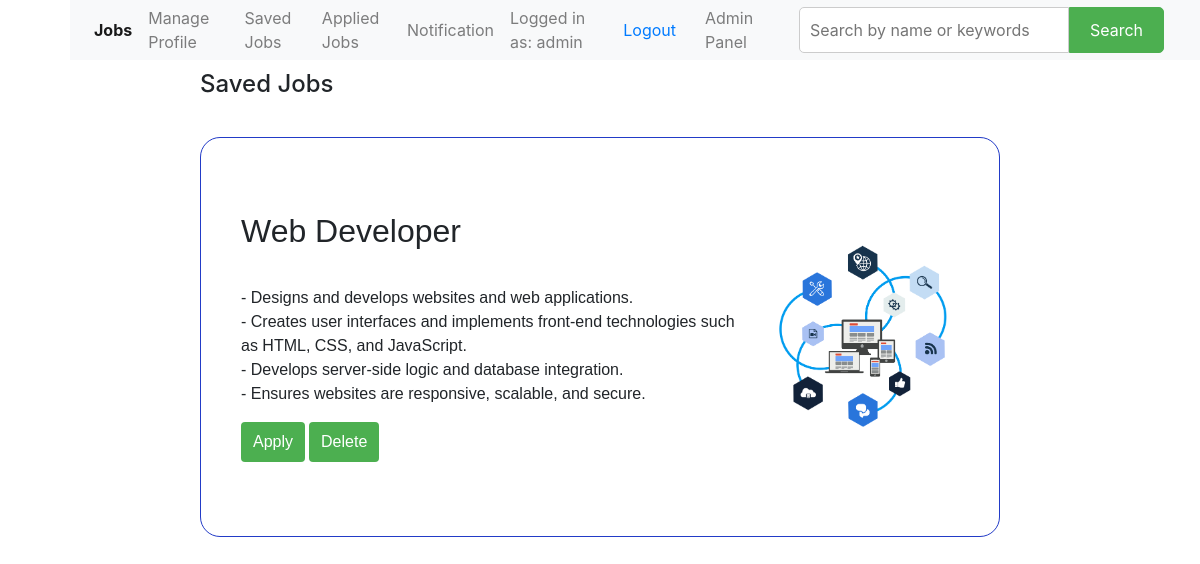
/savejobs/ (signed in), run on an earlier commit of the app's database.
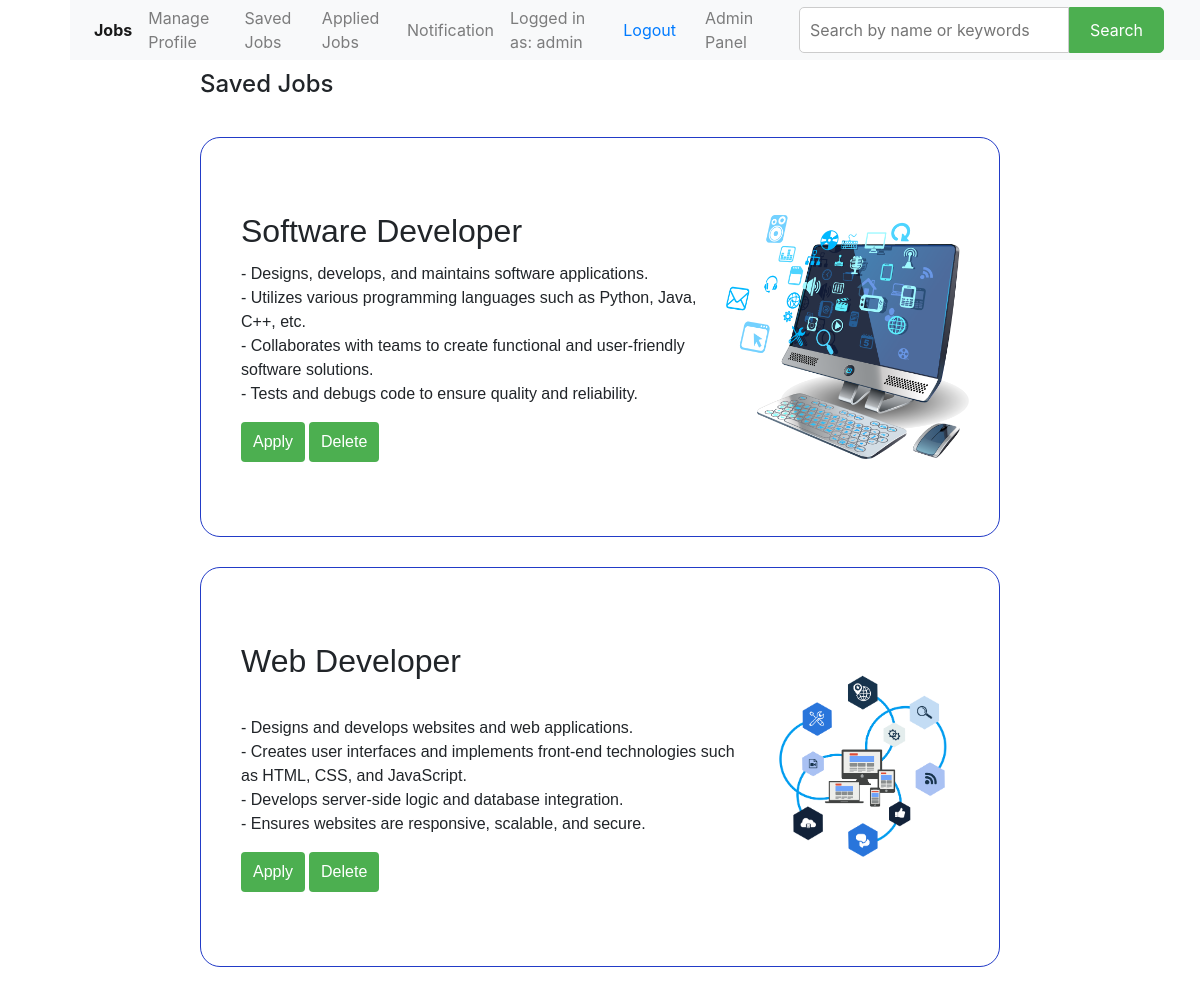
And on a later commit of the database.
### maincode/models.py (models this page shows, shortened)
class SaveJob(models.Model):
    user = models.ForeignKey(User,on_delete=models.CASCADE,null=True)
    job = models.ForeignKey(Job, on_delete=models.CASCADE)
    saved_at = models.DateTimeField(auto_now_add=True)
    class Meta:
        unique_together = ('user', 'job')

class Job(models.Model):
    job_title = models.CharField(max_length=100)
    job_description = models.TextField()
    photo = models.ImageField(upload_to='job_photos/', null=True, blank=True)

### maincode/views.py (the view)
# urls.py: path('savejobs/', views.save_home_data, name='save_home_data'),
@login_required
def save_home_data(request):
        if request.user.is_authenticated:
            saveddata = SaveJob.objects.filter(user=request.user).order_by('-id')
            return render(request, 'base/save.html', {'saveddata': saveddata})
        else:
            return redirect('login')

### templates/base/save.html (shortened to what this page needs)
{% extends '../base/base.html' %}
{% block content %}
<div class="feed-container">
  <h4>Saved Jobs</h4>
  {% for savedjob in saveddata %}
  <div class="card">
    <div class="card-content">
      <h2 class="card-title">{{ savedjob.job.job_title }}</h2>
      <p class="card-description">{{ savedjob.job.job_description }}</p>
      <div class="button-container">
        <form method="post" action="{% url 'applyportal_home_data' savedjob.job.id %}">
          <button type="submit" class="apply-btn">Apply</button>
        </form>
        <form method="post" action="{% url 'saved_delete_home_data' savedjob.id %}">
          <button type="submit" class="delete-btn">Delete</button>
        </form>
      </div>
    </div>
    <div class="card-image-container">
      {% if savedjob.job.photo %}
      <img class="card-image" src="{{ savedjob.job.photo.url }}" alt="{{ savedjob.job.job_title }}">
      {% else %}
      <p>No Photo Available</p>
      {% endif %}
    </div>
  </div>
  {% endfor %}
</div>
{% endblock %}

### templates/base/base.html (shortened to what this page needs)
<!DOCTYPE html>
<html lang="en">
<head>
  <link rel="stylesheet" href="https://stackpath.bootstrapcdn.com/bootstrap/4.5.2/css/bootstrap.min.css">
</head>
<body>
  {% block navbar %}
  <nav class="navbar navbar-expand-lg navbar-light bg-light fixed-top d-flex justify-content-between align-items-center"
    style="height: 60px; margin-left: 70px;">
    <div class="collapse navbar-collapse" id="navbarSupportedContent">
      <ul class="navbar-nav d-flex justify-content-center align-items-center">
        <li class="nav-item active">
          <a class="nav-link" href="{% url 'home' %}"><b>Jobs </b><span class="sr-only">(current)</span></a>
        </li>
        <li class="nav-item">
          <a class="nav-link" href="{% url 'manage_profile' %}">Manage Profile</a>
        </li>
        <li class="nav-item">
          <a class="nav-link" href="{% url 'save_home_data' %}">Saved Jobs</a>
        </li>
        <li class="nav-item">
          <a class="nav-link" href="{% url 'apply_home_data' %}">Applied Jobs</a>
        </li>
        <li class="nav-item">
          <a class="nav-link" href="{% url 'notificationpage' %}">Notification</a>
        </li>
        <li class="nav-item d-flex align-items-center">
          {% if user.is_authenticated %}
          <a class="nav-link" href="#">Logged in as: {{ user.username }}</a>
          <form class="nav-link" action="{% url 'logout' %}" method="post">
            <button type="submit" class="btn btn-link">Logout</button>
          </form>
          {% else %}
          <p class="nav-link">You are not logged in</p>
          <a href="{% url 'login' %}" class="nav-link">Log In</a>
          {% endif %}
        </li>
        <li class="nav-item">
          {% if user.is_superuser %}
          <a class="nav-link" href="{% url 'addjobs' %}">Admin Panel</a>
          {% endif %}
        </li>
        <li>
          <div style="padding: 20px;">
            <form method="post" action="{% url 'search_data' %}" style="display: flex;">
              <input type="text" name="text" placeholder="Search by name or keywords"
                style="flex: 1; padding: 10px; border: 1px solid #ccc; border-radius: 5px 0 0 5px;">
              <button type="submit"
                style="padding: 10px 20px; background-color: #4caf50; color: white; border: 1px solid #4caf50; border-radius: 0 5px 5px 0;">Search</button>
            </form>
          </div>
        </li>
      </ul>
    </div>
  </nav>
  {% endblock %}
  {% block content %}
  {% endblock %}
</body>
</html>

### templates/base/save.html (style rules this page uses)
.feed-container { display: flex; flex-direction: row; flex-wrap: wrap; margin-left: 200px; margin-right: 200px; margin-top: 70px; margin-bottom: 30px; }
.card { border: 1px solid #223bc7; border-radius: 20px; display: flex; flex-direction: row; margin-top: 30px; align-items: center; height: 400px; width: 100%; }
.card-content { padding-left: 40px; padding-right: 15px; font-family: Verdana, Geneva, Tahoma, sans-serif; font-size: medium; }
.card-title, .card-description { white-space: pre-line; }
.card-image-container { height: 100%; width: 300px; margin-right: 30px; display: flex; justify-content: center; align-items: center; }
.card-image { max-height: 100%; max-width: 100%; }
.button-container { display: flex; gap: 4px; }
.button-container button { background-color: #4CAF50; border: none; color: white; padding: 8px 12px; text-align: center; text-decoration: none; cursor: pointer; border-radius: 4px; transition: background-color 0.3s ease; }

What changed in the data, as far as the page shows it:
added SaveJob: job.job_title "Software Developer", job.job_description "- Designs, develops, and maintains software applications. - Utilizes various programming languages such as Python, Java, C++, etc. - Collaborates with teams to create functional and user-friendly software solutions. - Tests and debugs code to ensure quality and reliability.", job.photo (picture)
